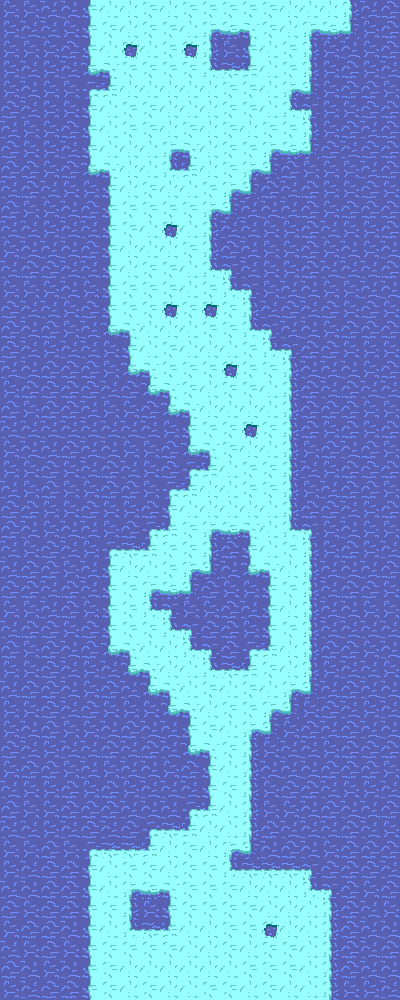

The image is a tile-based game level rendered from a .tmx file. Its description and complete source (layers, tilesets, objects, tile grids) follow:
An orthogonal 20x50 tile map with 20x20 px tiles, 1 tile layer (Tile Layer 1).

<map version="1.0" orientation="orthogonal" renderorder="right-down" width="20" height="50" tilewidth="20" tileheight="20" nextobjectid="1">
 <tileset firstgid="1" name="TileSetIceWater" tilewidth="20" tileheight="20" tilecount="32" columns="16">
  <image source="TileSetIceWater.bmp" width="320" height="40" />
  <terraintypes>
   <terrain name="Hole" tile="3" />
   <terrain name="Water" tile="1" />
   <terrain name="Ice" tile="0" />
  </terraintypes>
  <tile id="0" terrain="2,2,2,2" />
  <tile id="1" terrain="1,1,1,1" />
  <tile id="2" terrain="2,2,2,2" />
  <tile id="3" terrain="0,0,0,0" />
  <tile id="4" terrain="1,1,1,1" />
  <tile id="5" terrain="1,1,1,1" />
  <tile id="6" terrain="2,2,1,1" />
  <tile id="7" terrain="2,1,2,1" />
  <tile id="8" terrain="1,1,2,2" />
  <tile id="9" terrain="1,2,1,2" />
  <tile id="10" terrain="1,2,1,1" />
  <tile id="11" terrain="2,1,1,1" />
  <tile id="12" terrain="1,1,2,1" />
  <tile id="13" terrain="1,1,1,2" />
  <tile id="14" terrain="2,2,2,1" />
  <tile id="15" terrain="2,1,2,2" />
  <tile id="16" terrain="2,2,1,2" />
  <tile id="17" terrain="1,2,2,2" />
 </tileset>
 <layer name="Tile Layer 1" width="20" height="50">
  <data encoding="csv">
6,6,2,2,10,1,1,3,1,3,3,3,3,3,1,1,1,8,2,5,
6,2,2,6,10,3,1,3,3,1,15,7,17,3,1,15,7,12,6,5,
6,6,6,5,10,1,4,1,3,4,8,6,10,1,3,8,6,2,6,5,
6,2,6,2,11,17,3,3,3,3,16,9,18,1,3,8,6,5,6,2,
6,2,6,6,14,18,1,1,1,1,1,3,3,1,15,12,6,5,5,6,
5,2,6,6,10,1,3,3,1,1,1,3,3,1,16,13,6,6,5,5,
2,6,6,5,10,1,3,3,1,3,1,3,1,3,3,8,6,5,2,5,
5,6,6,2,10,1,1,1,15,17,1,3,3,15,7,12,5,2,5,5,
5,5,6,5,11,17,1,1,16,18,1,3,15,12,5,6,6,6,2,5,
2,5,2,6,6,10,1,3,1,1,3,15,12,5,2,5,6,6,5,6,
5,6,6,2,5,10,3,3,3,3,15,12,2,2,2,5,6,5,5,5,
2,2,6,2,2,10,3,1,4,1,8,2,2,6,6,5,2,6,6,5,
6,2,2,2,5,10,1,1,1,3,8,5,2,6,6,5,6,2,6,2,
2,5,5,2,2,10,1,3,3,1,16,13,2,6,6,5,2,2,2,5,
6,6,6,2,6,10,3,3,3,1,3,16,13,6,2,2,6,6,2,2,
5,2,2,6,5,10,3,3,4,3,4,3,8,2,5,2,5,6,5,6,
5,2,5,6,2,11,17,1,1,1,3,3,16,13,2,2,6,5,5,5,
5,2,6,2,2,6,10,1,3,1,1,1,3,16,13,5,5,6,6,6,
2,2,5,5,5,6,11,17,3,3,3,4,3,3,8,2,2,2,6,5,
6,5,5,5,5,2,5,11,17,3,1,3,3,1,8,5,2,5,2,2,
5,6,5,5,2,6,6,5,11,17,1,1,1,1,8,5,5,5,6,6,
2,2,2,2,2,2,2,2,6,10,3,3,4,3,8,5,6,5,6,5,
6,2,2,5,2,2,6,6,5,11,17,3,1,1,8,6,5,2,5,6,
6,6,5,6,2,5,2,6,5,14,18,1,3,3,8,2,6,5,5,5,
2,6,5,6,6,5,5,6,14,18,1,1,3,3,8,6,2,5,5,6,
5,5,6,6,5,6,6,5,10,1,1,1,1,1,8,5,5,2,6,5,
5,2,6,2,2,6,5,14,18,3,15,7,17,1,16,13,6,2,6,6,
2,6,5,2,6,14,9,18,3,3,8,5,10,1,3,8,6,5,6,2,
2,5,5,6,2,10,1,1,3,15,12,2,11,17,1,8,2,2,2,5,
5,5,2,5,2,10,3,15,7,12,5,6,6,10,3,8,2,5,5,6,
6,6,2,5,6,10,3,16,13,6,6,5,2,10,1,8,2,2,6,6,
2,5,5,6,5,10,3,3,16,13,5,5,6,10,3,8,2,2,2,2,
5,6,5,2,5,11,17,1,1,16,13,5,14,18,1,8,5,5,6,2,
6,6,5,2,6,2,11,17,1,1,16,9,18,3,1,8,6,2,2,6,
2,5,5,2,6,5,2,11,17,1,3,1,3,1,15,12,2,5,2,2,
6,6,5,2,5,6,6,6,11,17,1,3,3,15,12,6,5,2,6,2,
6,2,5,6,6,2,5,2,2,10,3,1,15,12,6,5,2,5,2,2,
5,2,6,2,2,5,2,5,2,11,17,3,8,6,2,2,6,5,5,5,
6,5,5,6,2,6,2,2,6,5,10,1,8,2,2,2,5,5,5,6,
2,6,6,5,6,5,6,2,2,2,10,3,8,6,5,5,2,6,6,2,
5,6,6,5,5,5,2,2,2,14,18,1,8,6,6,2,5,2,2,5,
2,2,6,2,5,2,5,14,9,18,1,1,8,5,2,2,2,5,2,6,
6,6,5,6,14,9,9,18,1,3,1,15,12,2,5,2,6,5,5,5,
6,2,5,5,10,1,3,3,1,3,3,16,9,9,9,13,5,5,5,2,
2,2,5,5,10,1,15,7,17,3,3,3,1,1,1,16,13,5,6,5,
5,6,5,5,10,3,8,6,10,3,3,3,3,1,1,1,8,5,2,6,
6,5,5,2,10,1,16,9,18,1,1,3,3,4,1,1,8,5,2,2,
2,6,5,6,10,3,3,3,3,1,1,3,1,3,3,1,8,5,2,5,
5,2,6,2,10,3,1,1,1,1,1,1,3,3,3,1,8,5,2,2,
6,2,5,5,10,3,1,3,1,1,3,3,1,3,1,1,8,6,6,2
</data>
 </layer>
</map>
